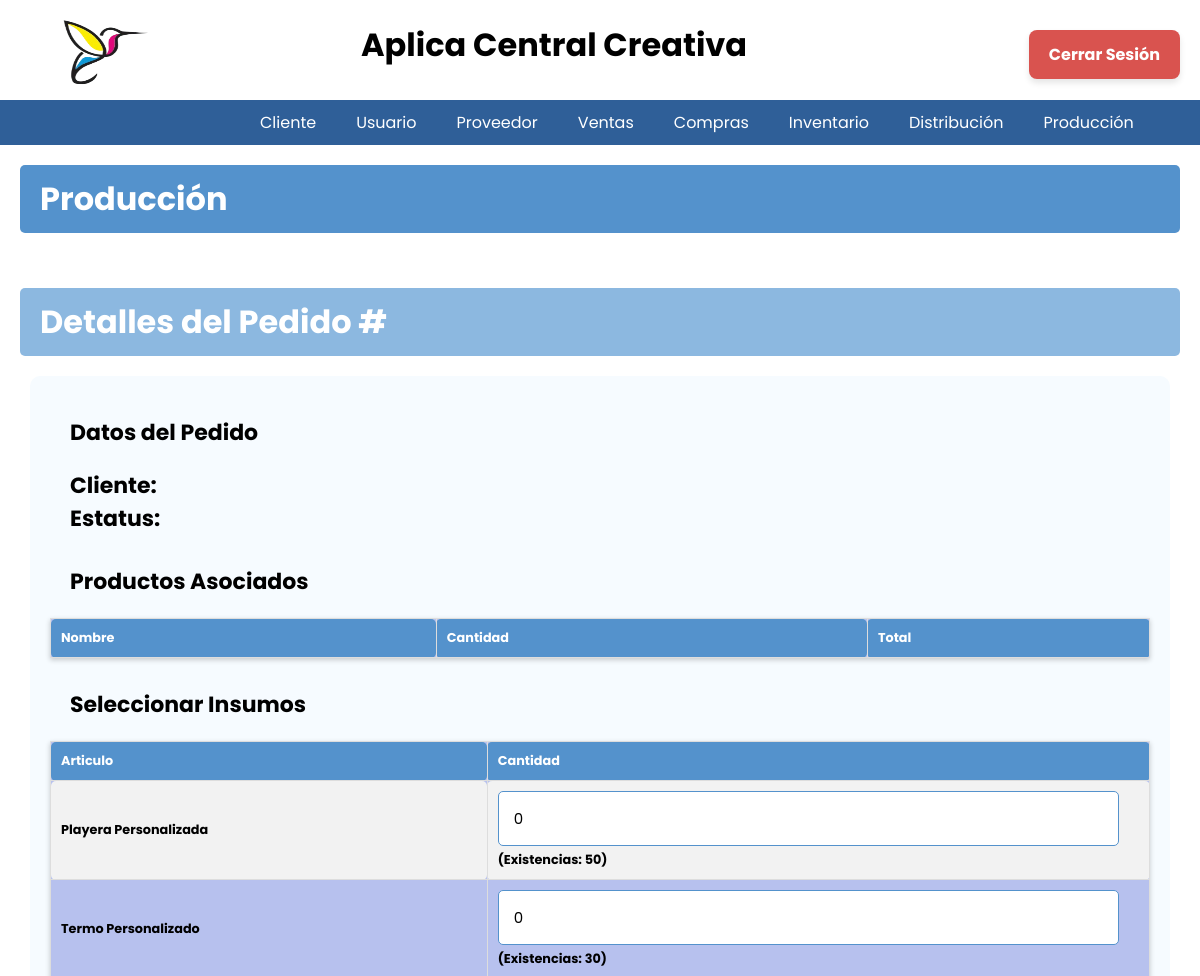
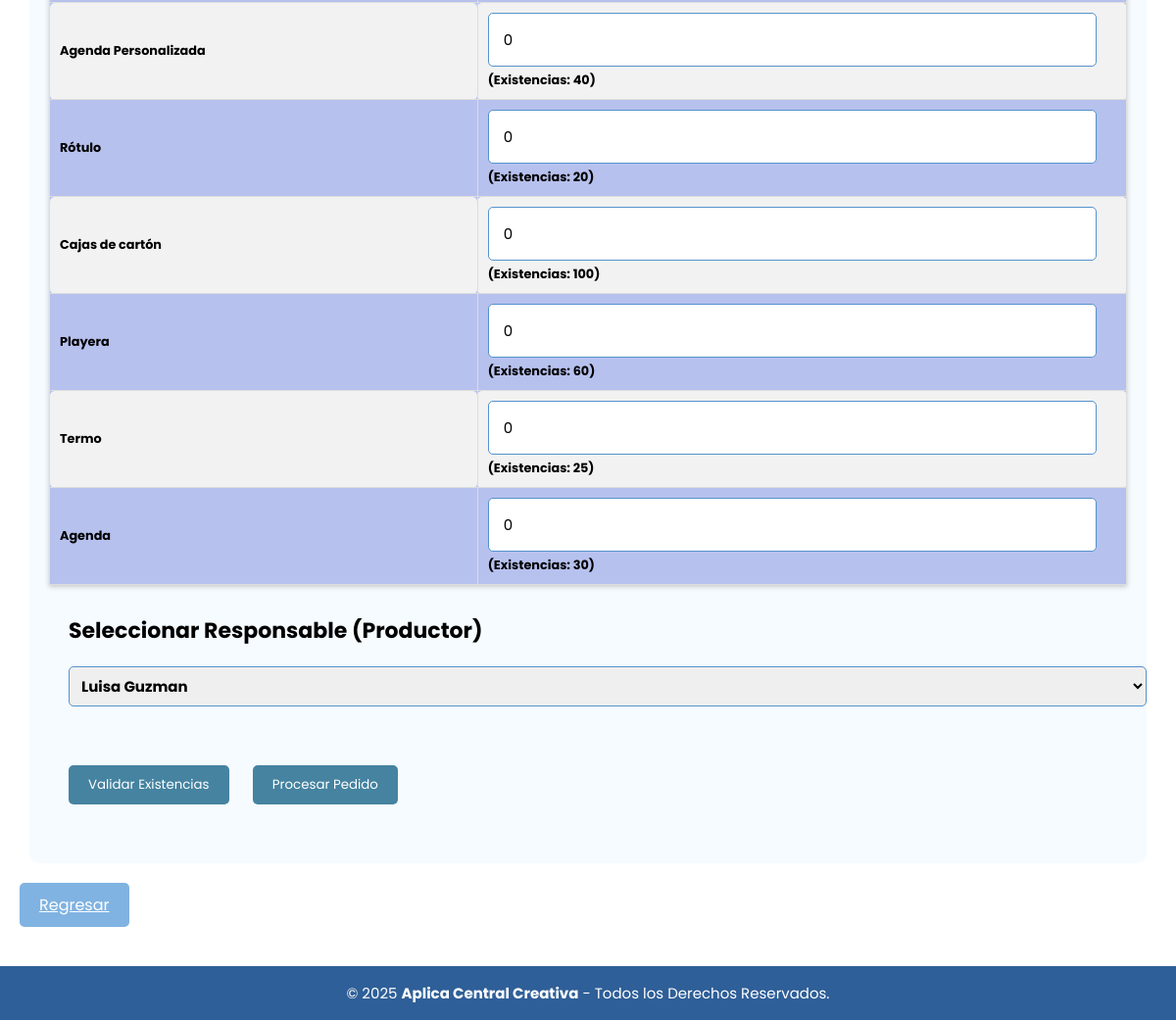
The app's page /Produccion/detalle_pedido.php (signed in) with its own data (2 pictures, top to bottom).
### tables this page shows
create table articulos(
id_articulo INT NOT NULL PRIMARY KEY,
nombre_articulo VARCHAR(70) NOT NULL,
descripcion TEXT NOT NULL,
categoria ENUM('Insumo', 'Producto') NOT NULL,  
precio NUMERIC(16,2),
costo NUMERIC(16,2),
existencias INT NOT NULL DEFAULT 0,
imagen VARCHAR(255),
fecha_registro DATETIME NOT NULL
);

### Produccion/detalle_pedido.php (the view, shortened to what this page needs)
<?php
include('../BD/ConexionBD.php');
include('../Nav/header.php');
$id_pedido = $_GET['id_pedido'];
$query_pedido = "SELECT * FROM pedido WHERE id_pedido = '$id_pedido'";
$result_pedido = mysqli_query($conn, $query_pedido);
$pedido = mysqli_fetch_assoc($result_pedido);
$query_articulos = "SELECT * FROM articulos";
$result_articulos = mysqli_query($conn, $query_articulos);
$query_responsables = "SELECT p.id_persona, p.nom_persona, p.apellido_paterno FROM persona p
                        JOIN usuario u ON p.id_usuario = u.id_usuario
                        WHERE u.id_rol = 6";
$result_responsables = mysqli_query($conn, $query_responsables);
$cantidad_articulo_post = isset($_POST['cantidad_articulo']) ? $_POST['cantidad_articulo'] : [];
?>
<!DOCTYPE html>
<html lang="es">
<head>
    <link rel="stylesheet" href="../CSS/menu.css" type="text/css">
    <link rel="stylesheet" href="../CSS/cabecera.css" type="text/css">
    <link rel="stylesheet" href="../CSS/pie_pagina.css" type="text/css">
    <link rel="stylesheet" href="../CSS/tablas_boton.css" type="text/css">
    <link rel="stylesheet" href="../CSS/formularios.css" type="text/css">
    <link rel="stylesheet" href="../CSS/eliminar.css" type="text/css">
</head>
<body>
    <h1 class="titulo">Producción</h1>
    <br>
    <h1 class="sub_titulo">Detalles del Pedido #<?php echo $pedido['id_pedido']; ?></h1>
    <form id="formProduccion" method="POST" action="" class="form_reg_usuario">
        <div class="form-section">
            <h2 class="txt">Datos del Pedido</h2>
            <div class="txt">
            <p><strong>Cliente:</strong> <?php echo $pedido['id_cliente']; ?></p>
            <p><strong>Estatus:</strong> <?php echo $pedido['estatus']; ?></p>
            </div>
        </div>
        <div class="form-section">
            <h2 class="txt">Productos Asociados</h2>
            <table class="tabla_ped">
                <tr>
                    <th>Nombre</th>
                    <th>Cantidad</th>
                    <th>Total</th>
                </tr>
            </table>
        </div>
        <div class="form-section">
            <h2 class="txt">Seleccionar Insumos</h2>
            <table class="tabla_ped">
                <tr>
                    <th>Articulo</th>
                    <th>Cantidad</th>
                </tr>
                <?php while ($articulo = mysqli_fetch_assoc($result_articulos)): ?>
                <tr>
                    <td><?php echo $articulo['nombre_articulo']; ?></td>
                    <td>
                        <input type="number" name="cantidad_articulo[<?php echo $articulo['id_articulo']; ?>]"
                            value="<?php echo isset($cantidad_articulo_post[$articulo['id_articulo']]) ? $cantidad_articulo_post[$articulo['id_articulo']] : 0; ?>"
                            min="0" max="<?php echo $articulo['existencias']; ?>">
                        <span>(Existencias: <?php echo $articulo['existencias']; ?>)</span>
                    </td>
                </tr>
                <?php endwhile; ?>
            </table>
        </div>
        <div class="form-section">
            <h2 class="txt">Seleccionar Responsable (Productor)</h2>
            <select name="id_productor" class="txt">
                <?php while ($responsable = mysqli_fetch_assoc($result_responsables)): ?>
                <option value="<?php echo $responsable['id_persona']; ?>"><?php echo $responsable['nom_persona'] . ' ' . $responsable['apellido_paterno']; ?></option>
                <?php endwhile; ?>
            </select>
        </div>
        <div class="form-section">
            <button type="submit" name="validar" class="regresar">Validar Existencias</button>
            <button type="submit" name="procesar" class="regresar">Procesar Pedido</button>
        </div>
    </form>
    <a href="pro.php" class="regresar">Regresar</a>
</body>
<?php include("../Nav/footer.php"); ?>
</html>

### CSS/menu.css (style rules this page uses)
* { padding: 0px; margin: 0px; }

### CSS/tablas_boton.css (style rules this page uses)
.titulo { background-color: #5492cc; color: white; padding: 10px 20px; border: none; border-radius: 5px; cursor: pointer; font-family: 'Poppins', sans-serif; margin-left: 20px; margin-top: 20px; margin-right: 20px; }
.tabla_ped { border-collapse: collapse; width: 100%; margin: 20px auto; font-family: 'Roboto', sans-serif; background-color: #b7c1ee; box-shadow: 0 2px 5px rgba(0, 0, 0, 0.2); font-size: 0.8rem; }
.tabla_ped th, .tabla_ped td { border: 1px solid #ddd; padding: 10px 10px; text-align: left; font-weight: bold; }
.tabla th, .tabla_inv th, .tabla_ped th { background-color: #5492cc; color: white; font-weight: bold; }
.tabla td, .tabla_inv td, .tabla_ped td { color: #000000; }
.tabla_ped tbody tr:nth-child(even) { background-color: #f2f2f2; }
.tabla_ped th, table.tabla_ped td { border-radius: 5px; }
a { text-decoration: underline; color: rgb(0, 0, 0); }
.regresar { background-color: #80b3e2; color: white; padding: 10px 20px; border: none; border-radius: 5px; cursor: pointer; font-family: 'Poppins', sans-serif; margin-top: 20px; margin-bottom: 10px; display: inline-block; margin-left: 20px; }

### CSS/formularios.css (style rules this page uses)
.titulo { background-color: #5492cc; color: white; padding: 10px 20px; border: none; border-radius: 5px; cursor: pointer; font-family: 'Poppins', sans-serif; margin-left: 20px; margin-top: 20px; margin-bottom: 20px; margin-right: 20px; }
.sub_titulo { background-color: #8cb8e0; color: white; padding: 10px 20px; border: none; border-radius: 5px; cursor: pointer; font-family: 'Poppins', sans-serif; margin-left: 20px; margin-top: 10px; margin-bottom: 20px; margin-right: 20px; }
.regresar { background-color: #80b3e2; color: white; padding: 10px 20px; border: none; border-radius: 5px; cursor: pointer; font-family: 'Poppins', sans-serif; margin-top: 20px; margin-bottom: 10px; display: inline-block; margin-left: 20px; }
* { font-family: 'Poppins', sans-serif; margin: 0; padding: 0; box-sizing: border-box; }
.form_reg_usuario { max-width: 100%; margin: 20px auto; padding: 20px; background-color: #f6fbff; border-radius: 10px; box-shadow: 0 0 10px rgba(70, 196, 255, 0); font-family: 'Poppins', sans-serif; max-width: 95%; margin-top: 20px; margin-bottom: 20px; margin: 0 auto; padding: 20px; }
.form_reg_usuario input[type="text"], .form_reg_usuario input[type="number"], .form_reg_usuario input[type="password"], .form_reg_usuario textarea, .form_reg_usuario select { width: calc(100% - 20px); padding: 15px; margin-bottom: 5px; border: 1px solid #5492cc; border-radius: 5px; box-sizing: border-box; font-family: 'Poppins', sans-serif; font-size: 15px; }

### CSS/departamentos.css (style rules this page uses)
.txt { text-align: center; font-size: 22px; font-weight: bold; color: white; transition: color 0.3s ease; }
a { text-decoration: underline; color: purple; }

### CSS/cabecera2.css (style rules this page uses)
* { padding: 0px; margin: 0px; }
h1, h2 { color: #000000; }
table { width: 100%; margin-bottom: 20px; border-collapse: collapse; }
table, th, td { border: 1px solid #ddd; }
th, td { padding: 10px; text-align: left; }
.form-section { margin-bottom: 30px; }
.form-section input, .form-section select { padding: 8px; width: 100%; margin-bottom: 10px; }
.form-section button { padding: 10px 20px; background-color:rgb(69, 131, 160); color: white; border: none; cursor: pointer; }

### CSS/eliminar.css (style rules this page uses)
.titulo { background-color: #5492cc; color: white; padding: 10px 20px; border: none; border-radius: 5px; cursor: pointer; font-family: 'Poppins', sans-serif; margin-left: 20px; margin-top: 20px; margin-right: 20px; }
.txt { text-align: left; margin-left: 20px; margin-right: 20px; margin-top: 20px; color: black; }
.regresar { background-color: #80b3e2; color: white; padding: 10px 20px; border: none; border-radius: 5px; cursor: pointer; font-family: 'Poppins', sans-serif; margin-top: 20px; margin-bottom: 10px; display: inline-block; margin-left: 20px; }
h1, h2 { color: #000000; }
table { width: 100%; margin-bottom: 20px; border-collapse: collapse; }
table, th, td { border: 1px solid #ddd; }
th, td { padding: 10px; text-align: left; }
.form-section { margin-bottom: 30px; }
.form-section input, .form-section select { padding: 8px; width: 100%; margin-bottom: 10px; }
.form-section button { padding: 10px 20px; background-color:rgb(69, 131, 160); color: white; border: none; cursor: pointer; }

### records on screen
articulos: nombre_articulo "Playera Personalizada", id_articulo "0", existencias "50"
articulos: nombre_articulo "Termo Personalizado", id_articulo "0", existencias "30"
articulos: nombre_articulo "Agenda Personalizada", id_articulo "0", existencias "40"
articulos: nombre_articulo "Rótulo", id_articulo "0", existencias "20"
articulos: nombre_articulo "Cajas de cartón", id_articulo "0", existencias "100"
articulos: nombre_articulo "Playera", id_articulo "0", existencias "60"
articulos: nombre_articulo "Termo", id_articulo "0", existencias "25"
articulos: nombre_articulo "Agenda", id_articulo "0", existencias "30"

### other values on screen
$nombre "Cliente"
$nombre "Usuario"
$nombre "Proveedor"
$nombre "Ventas"
$nombre "Compras"
$nombre "Inventario"
$nombre "Distribución"
$nombre "Producción"
form field id_productor "Luisa Guzman"
